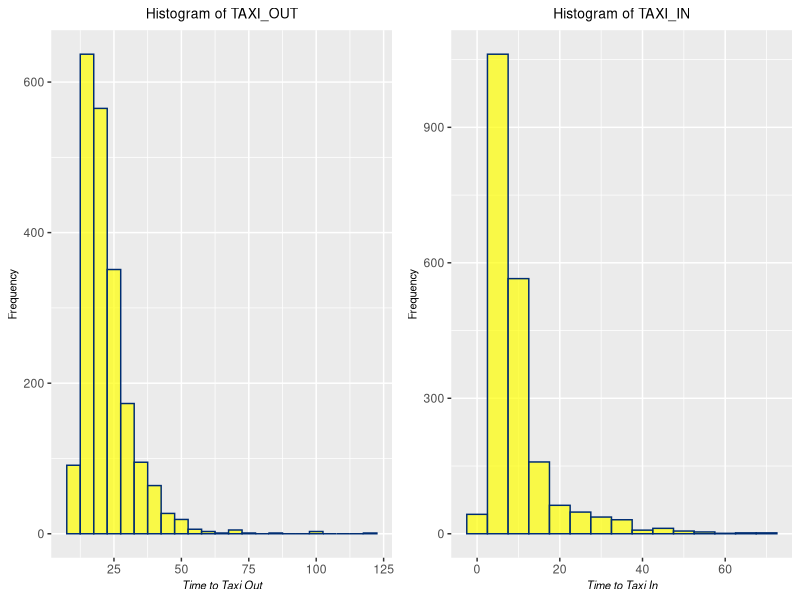
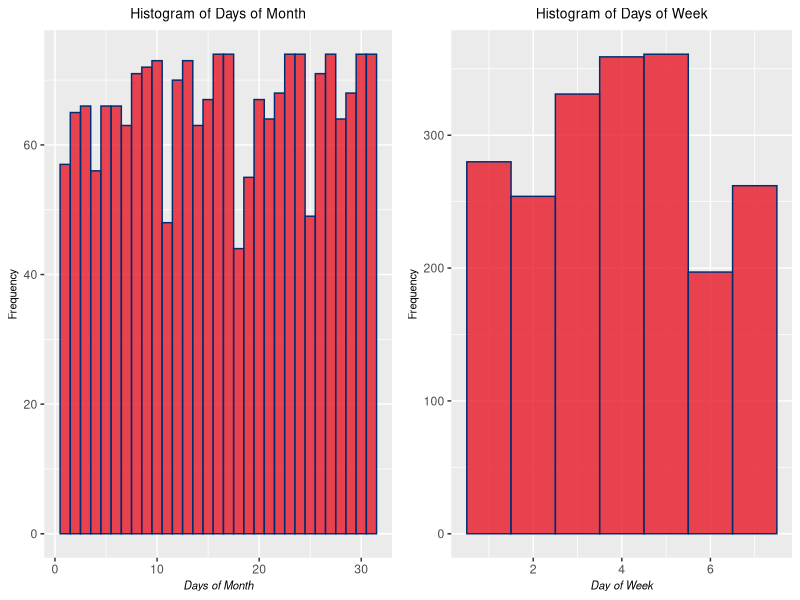
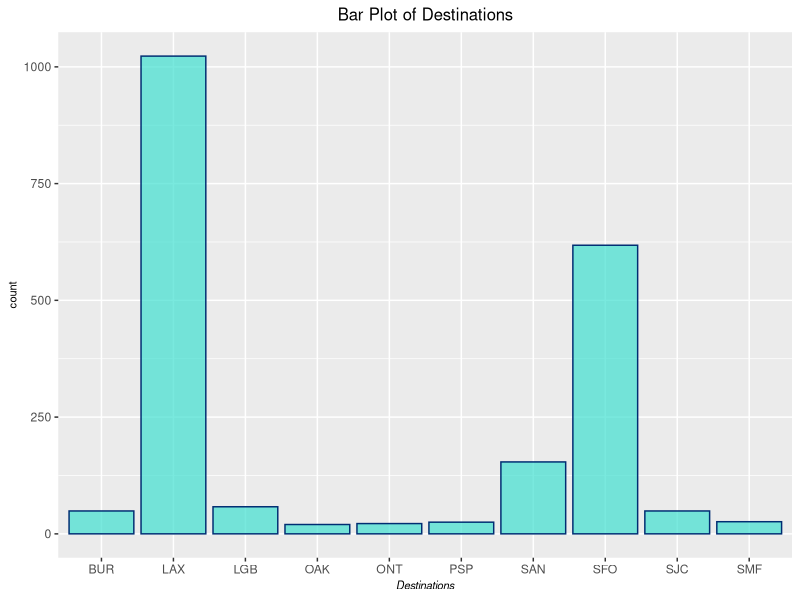
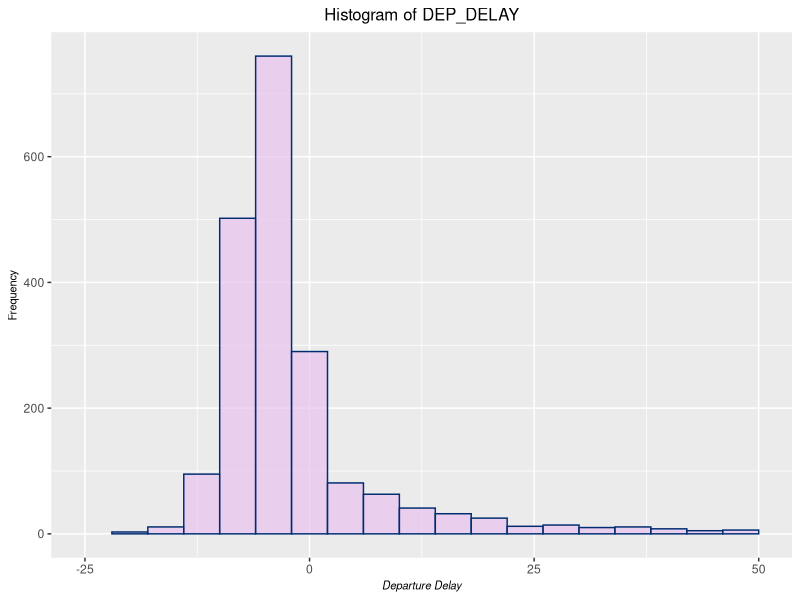
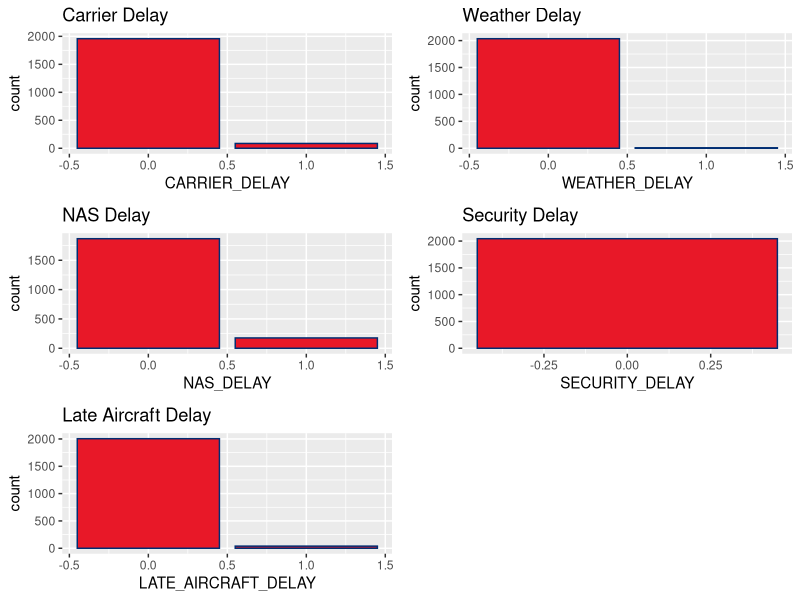
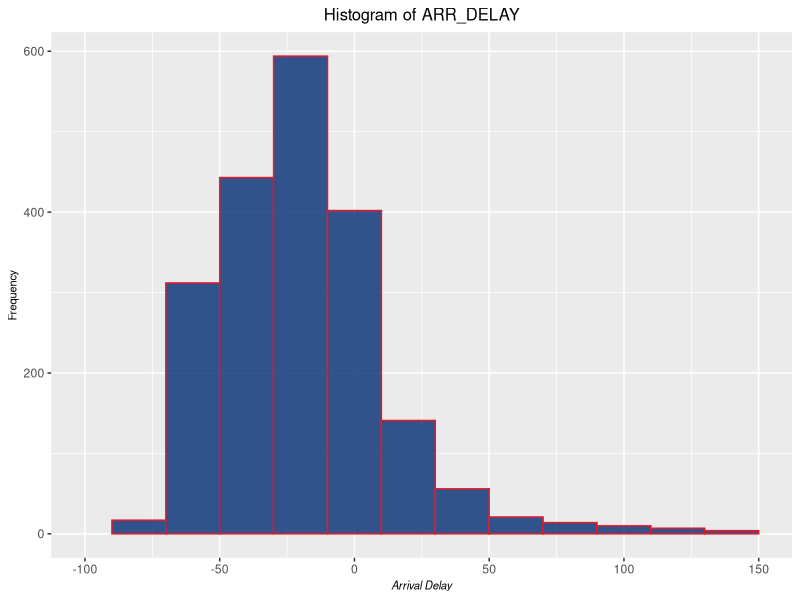
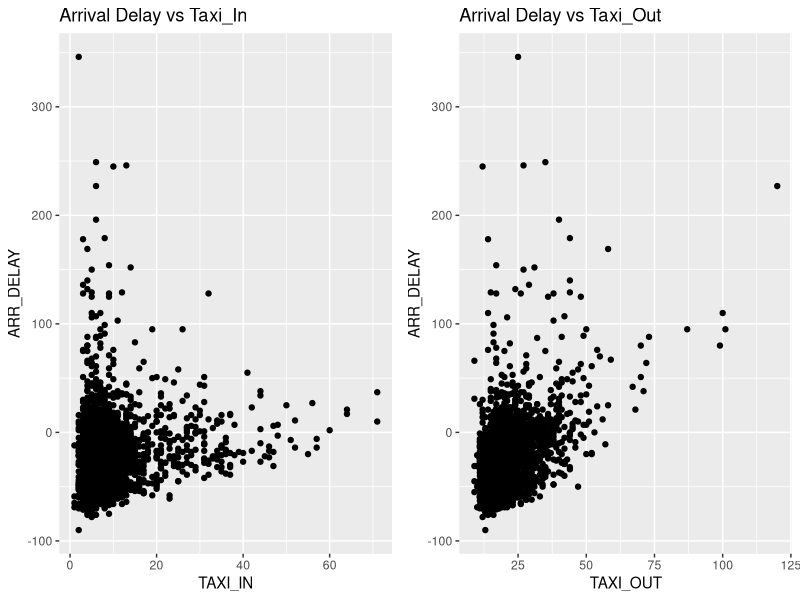
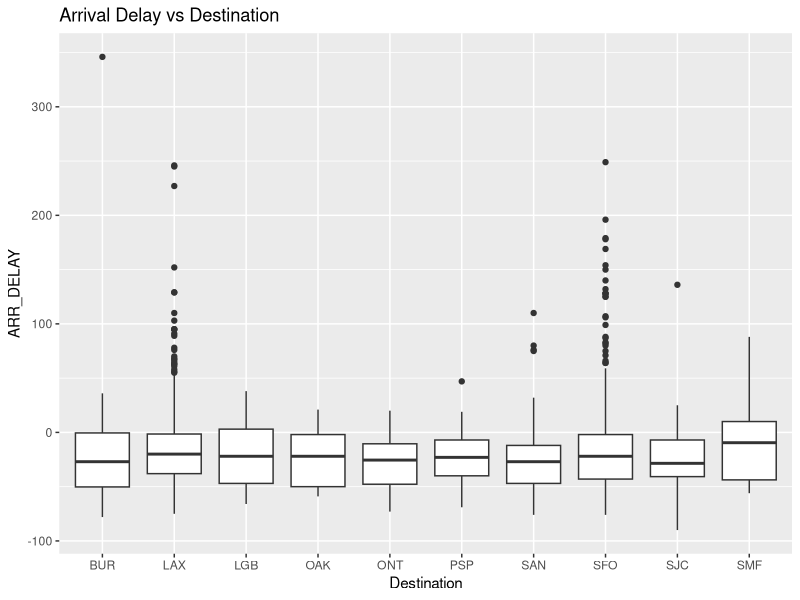

Write R code to recreate these figures, in order.
## ---- chunk 1
knitr::opts_chunk$set(echo = TRUE)
## ---- chunk 2
library(readr)
library(dplyr)
library(tidyverse)
library(gridExtra)
library(mgcv)
## ---- chunk 3
flights <- read_csv("data/flights.csv")

unique(flights$OP_CARRIER)
unique(flights$DEST)
class(flights$CARRIER_DELAY)

flights <- flights %>% 
  mutate(CARRIER_DELAY = case_when(CARRIER_DELAY > 0 ~ 1,
                                   TRUE ~ 0),
         WEATHER_DELAY = case_when(WEATHER_DELAY > 0 ~ 1,
                                   TRUE ~ 0),
         NAS_DELAY = case_when(NAS_DELAY > 0 ~ 1,
                               TRUE ~ 0),
         SECURITY_DELAY = case_when(SECURITY_DELAY > 0 ~ 1,
                                    TRUE ~ 0),
         LATE_AIRCRAFT_DELAY = case_when(
           LATE_AIRCRAFT_DELAY > 0 ~ 1,
           TRUE ~ 0))



## ---- chunk 4
flights
## ---- chunk 5
p00 <- ggplot(data = flights, aes(x = TAXI_IN)) +
  geom_histogram(binwidth = 5, fill = "#FFFF00", color = "#002D72", alpha = .7) +
  labs(x = "Time to Taxi In",
       y = "Frequency",
       title = "Histogram of TAXI_IN") + 
  theme(plot.title = element_text(size = 10,hjust = 0.5),
        plot.subtitle = element_text(hjust = 0.5),
        axis.title.x.bottom = element_text(size = 8, face = "italic"),
        axis.title.y.left = element_text(size = 8))
  

 # ggplot(train_data, mapping = aes(x = St2)) +
 #  geom_histogram(binwidth =2.5, fill = "#FFFF00", color = "#002D72", alpha = .7) +
 #  labs(x = xlab(bquote('St^2')),
 #      # xlab(bquote('Assimilation ('*mu~ 'mol' ~CO[2]~ m^-2~s^-1*')')),
 #       y = "Frequency",
 #       title = "Histogram of Stokes Number, Squared") +
 #  theme(plot.title = element_text(size = 10,hjust = 0.5),
 #        plot.subtitle = element_text(hjust = 0.5),
 #        axis.title.x.bottom = element_text(size = 8, face = "italic"),
 #        axis.title.y.left = element_text(size = 8))


p01 <- ggplot(data = flights, aes(x = TAXI_OUT)) +
  geom_histogram(binwidth = 5, fill = "#FFFF00", color = "#002D72", alpha = .7) +
  labs(x = "Time to Taxi Out",
       y = "Frequency",
       title = "Histogram of TAXI_OUT") + 
  theme(plot.title = element_text(size = 10,hjust = 0.5),
        plot.subtitle = element_text(hjust = 0.5),
        axis.title.x.bottom = element_text(size = 8, face = "italic"),
        axis.title.y.left = element_text(size = 8))
  

grid.arrange(p01, p00, nrow = 1)
## ---- chunk 6
p02 <- ggplot(data = flights, aes(x = DAY_OF_MONTH)) +
  geom_histogram(binwidth = 1, fill = "#E81828", color = "#002D72", alpha = .8) +
  labs(x = "Days of Month",
       y = "Frequency",
       title = "Histogram of Days of Month") +
    theme(plot.title = element_text(size = 10,hjust = 0.5),
        plot.subtitle = element_text(hjust = 0.5),
        axis.title.x.bottom = element_text(size = 8, face = "italic"),
        axis.title.y.left = element_text(size = 8))

p03 <- ggplot(data = flights, aes(x = DAY_OF_WEEK)) +
  geom_histogram(binwidth = 1, fill = "#E81828", color = "#002D72", alpha = .8) +
  labs(x = "Day of Week",
       y = "Frequency",
       title = "Histogram of Days of Week") +
    theme(plot.title = element_text(size = 10,hjust = 0.5),
        plot.subtitle = element_text(hjust = 0.5),
        axis.title.x.bottom = element_text(size = 8, face = "italic"),
        axis.title.y.left = element_text(size = 8))

grid.arrange(p02, p03, nrow = 1)
## ---- chunk 7
ggplot(data = flights, aes(x = DEST)) +
  geom_bar(fill = "#40E0D0", color = "#002D72", alpha = .7) +
  labs(x = "Destinations",
       title = "Bar Plot of Destinations") + 
  theme(plot.title = element_text(size = 12,hjust = 0.5),
        plot.subtitle = element_text(hjust = 0.5),
        axis.title.x.bottom = element_text(size = 8, face = "italic"),
        axis.title.y.left = element_text(size = 8))
## ---- chunk 8
ggplot(data = flights, aes(x = DEP_DELAY)) +
  geom_histogram(binwidth = 4, fill = "#e9c2ed", color = "#002D72", alpha = 0.7) +
  xlim(-25, 50) +
  labs(x = "Departure Delay",
       y = "Frequency",
       title = "Histogram of DEP_DELAY") +
  theme(plot.title = element_text(size = 12,hjust = 0.5),
        plot.subtitle = element_text(hjust = 0.5),
        axis.title.x.bottom = element_text(size = 8, face = "italic"),
        axis.title.y.left = element_text(size = 8))
## ---- chunk 9
p1 <- ggplot(data = flights, aes(x = CARRIER_DELAY)) +
  geom_bar(fill = "#E81828", color = "#002D72") +
  labs(title = "Carrier Delay")

p2 <- ggplot(data = flights, aes(x = WEATHER_DELAY)) +
  geom_bar(fill = "#E81828", color = "#002D72") +
  labs(title = "Weather Delay")

p3 <- ggplot(data = flights, aes(x = NAS_DELAY)) +
  geom_bar(fill = "#E81828", color = "#002D72") +
  labs(title = "NAS Delay")

p4 <- ggplot(data = flights, aes(x = SECURITY_DELAY)) +
  geom_bar(fill = "#E81828", color = "#002D72") +
  labs(title = "Security Delay")

p5 <- ggplot(data = flights, aes(x = LATE_AIRCRAFT_DELAY)) +
  geom_bar(fill = "#E81828", color = "#002D72") +
  labs(title = "Late Aircraft Delay")

grid.arrange(p1,p2,p3,p4,p5, nrow = 3)
## ---- chunk 10
flights %>%
  count(WEATHER_DELAY)
## ---- chunk 11
ggplot(data = flights, aes(x = ARR_DELAY)) +
  geom_histogram(binwidth = 20, fill = "#002D72", color = "#E81828", alpha = 0.8) +
  xlim(-100, 150) +
  labs(x = "Arrival Delay",
       y = "Frequency",
       title = "Histogram of ARR_DELAY") + 
  theme(plot.title = element_text(size = 12,hjust = 0.5),
        plot.subtitle = element_text(hjust = 0.5),
        axis.title.x.bottom = element_text(size = 8, face = "italic"),
        axis.title.y.left = element_text(size = 8))
## ---- chunk 12
p6 <- ggplot(data = flights, aes(y = ARR_DELAY, x = TAXI_IN)) +
  geom_point() +
  labs(title = "Arrival Delay vs Taxi_In")

p7 <- ggplot(data = flights, aes(y = ARR_DELAY, x = TAXI_OUT)) +
  geom_point() +
  labs(title = "Arrival Delay vs Taxi_Out")

grid.arrange(p6,p7, nrow = 1)
## ---- chunk 13
ggplot(data = flights, aes(y = ARR_DELAY, x = DEST)) +
  geom_boxplot() +
  labs(x = "Destination",
       title = "Arrival Delay vs Destination")
## ---- chunk 14
p8 <- ggplot(data = flights, aes(y = ARR_DELAY, x = DAY_OF_WEEK)) +
  geom_point() +
  labs(title = "Arrival Delay vs Day of Week")

p9 <- ggplot(data = flights, aes(y = ARR_DELAY, group = DAY_OF_WEEK)) +
  geom_boxplot() +
  labs(title = "Arrival Delay vs Day of Week")

grid.arrange(p8,p9, nrow = 2)
## ---- chunk 15
p10 <- ggplot(data = flights, aes(y = ARR_DELAY, x = DAY_OF_MONTH)) +
  geom_point() +
  labs(title = "Arrival Delay vs Day of Month")

p11 <- ggplot(data = flights, aes(y = ARR_DELAY, group = DAY_OF_MONTH)) +
  geom_boxplot() +
  labs(title = "Arrival Delay vs Day of Month")

grid.arrange(p10, p11, nrow = 2)
## ---- chunk 16
set.seed(1234)
flights <- flights %>%
  mutate(id = row_number())
train <- flights %>% 
  sample_frac(0.8)
test <- anti_join(flights, train, by = "id")
## ---- chunk 17
full_model <- lm(ARR_DELAY ~ DAY_OF_MONTH + 
                   DAY_OF_WEEK +
                   TAXI_IN +
                   TAXI_OUT +
                   DEST +
                   DEP_DELAY +
                   CARRIER_DELAY +
                   NAS_DELAY +
                   LATE_AIRCRAFT_DELAY, data = train)

summary(full_model)

## ---- chunk 18
library(MASS)
step_model <- stepAIC(full_model, trace = FALSE)
summary(step_model)
## ---- chunk 19
p12 <- ggplot(data = train, aes(group = CARRIER_DELAY, y = TAXI_OUT)) +
  geom_boxplot() +
  labs(title = "Carrier Delay vs. Taxi_Out", 
       x = "Carrier Delay")

p13 <- ggplot(data = train, aes(group = CARRIER_DELAY, y = TAXI_IN)) +
  geom_boxplot() +
  labs(title = "Carrier Delay vs. Taxi_In", 
       x = "Carrier Delay")

grid.arrange(p12, p13, nrow = 1)
## ---- chunk 20
p14 <- ggplot(data = train, aes(group = NAS_DELAY, y = TAXI_OUT)) +
  geom_boxplot() +
  labs(title = "NAS Delay vs. Taxi_Out", 
       x = "NAS Delay")

p15 <- ggplot(data = train, aes(group = NAS_DELAY, y = TAXI_IN)) +
  geom_boxplot() +
  labs(title = "NAS Delay vs. Taxi_In", 
       x = "NAS Delay")

grid.arrange(p14, p15, nrow = 1)
## ---- chunk 21
# carrier vs taxi out
interaction1 <- lm(ARR_DELAY ~ DAY_OF_MONTH +
                   TAXI_IN +
                   TAXI_OUT +
                   DEST +
                   DEP_DELAY +
                   CARRIER_DELAY +
                   NAS_DELAY +
                  CARRIER_DELAY*TAXI_OUT, data = train)
# nas vs taxi out
interaction2 <- lm(ARR_DELAY ~ DAY_OF_MONTH + 
                   TAXI_IN +
                   TAXI_OUT +
                   DEST +
                   DEP_DELAY +
                   CARRIER_DELAY +
                   NAS_DELAY +
                  NAS_DELAY*TAXI_OUT, data = train)

# nas vs taxi in
interaction3 <- lm(ARR_DELAY ~ DAY_OF_MONTH + 
                   TAXI_IN +
                   TAXI_OUT +
                   DEST +
                   DEP_DELAY +
                   CARRIER_DELAY +
                   NAS_DELAY +
                  NAS_DELAY*TAXI_IN, data = train)

## ---- chunk 22
anova(step_model, interaction1)
## ---- chunk 23
anova(step_model, interaction2)
## ---- chunk 24
anova(step_model, interaction3)
## ---- chunk 25
current_model <- interaction3

summary(current_model)
## ---- chunk 26
par(mfrow = c(2,2))
plot(current_model)
## ---- chunk 27
lm_preds <- predict(current_model, test)
#mean((test$ARR_DELAY - lm_preds)^2)
## ---- chunk 28
gam00 <- gam(ARR_DELAY ~ DAY_OF_MONTH +
                   s(TAXI_IN) +
                   s(TAXI_OUT) +
                   DEST +
                   s(DEP_DELAY) +
                   CARRIER_DELAY +
                   NAS_DELAY +
                   s(TAXI_IN, by = NAS_DELAY), data = flights)

summary(gam00)
## ---- chunk 29
par(mfrow = c(2,2))
plot.gam(gam00, se=TRUE)
## ---- chunk 30
gam01 <- gam(ARR_DELAY ~ DAY_OF_MONTH +
                   TAXI_IN +
                   s(TAXI_OUT) +
                   DEST +
                   s(DEP_DELAY) +
                   CARRIER_DELAY +
                   NAS_DELAY +
                   TAXI_IN*NAS_DELAY, data = flights)

anova(gam00, gam01, test = "F")
## ---- chunk 31
par(mfrow = c(2,2))
gam.check(gam00)
## ---- chunk 32
gam_preds <- predict.gam(gam00, newdata = test)
#mean((test$ARR_DELAY - gam_preds)^2)
